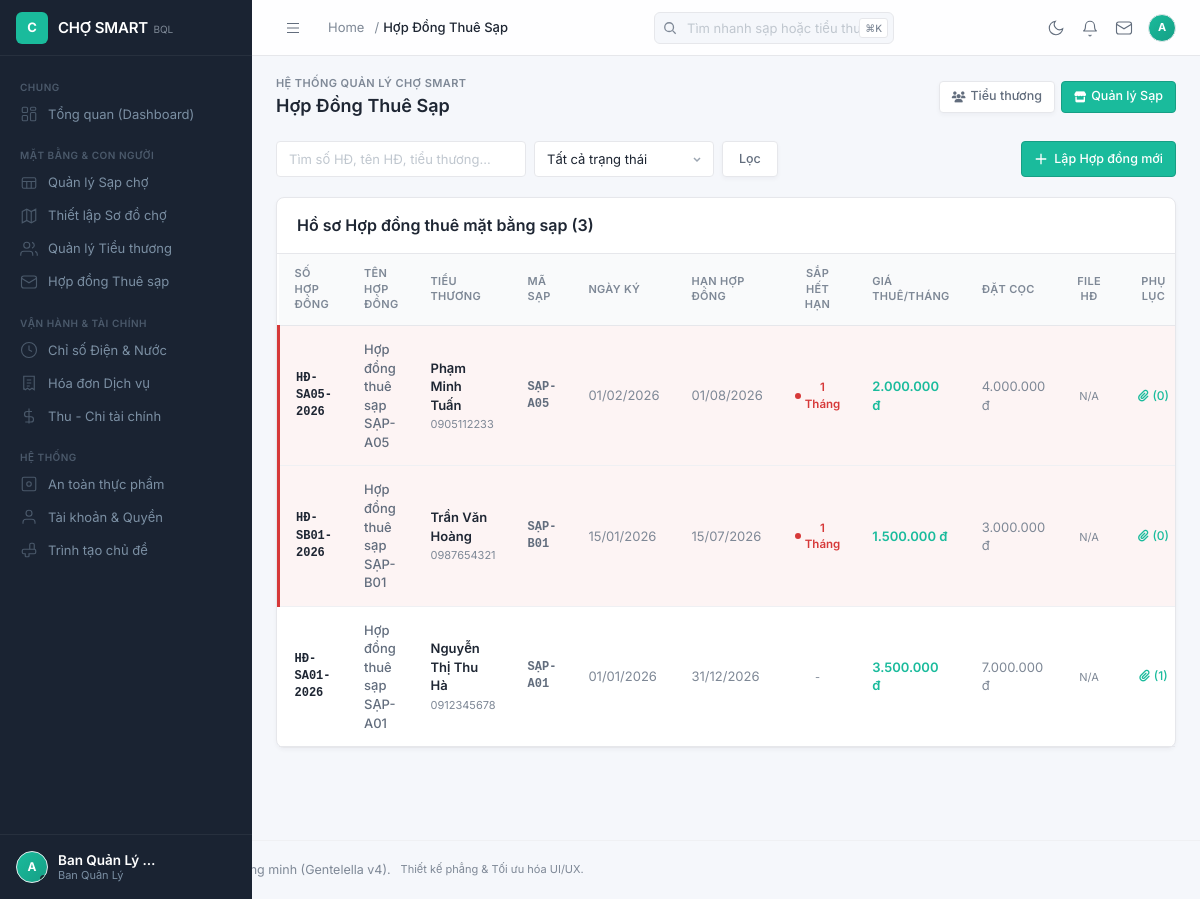
Page /admin/contracts (signed in) on the committed database.
### tables this page shows
CREATE TABLE `contracts` (
    `id` INT AUTO_INCREMENT PRIMARY KEY,
    `trader_id` INT NOT NULL,
    `stall_id` INT NOT NULL,
    `contract_number` VARCHAR(100) NOT NULL UNIQUE,
    `name` VARCHAR(255) NOT NULL,
    `description` TEXT NULL,
    `contract_file` VARCHAR(255) NULL,
    `start_date` DATE NOT NULL,
    `end_date` DATE NOT NULL,
    `deposit` DECIMAL(15, 2) NOT NULL DEFAULT 0,  
    `status_id` INT NOT NULL DEFAULT 11,
    `created_at` TIMESTAMP DEFAULT CURRENT_TIMESTAMP,
    `updated_at` TIMESTAMP DEFAULT CURRENT_TIMESTAMP ON UPDATE CURRENT_TIMESTAMP,
    FOREIGN KEY (`trader_id`) REFERENCES `traders`(`id`) ON DELETE RESTRICT,
    FOREIGN KEY (`stall_id`) REFERENCES `stalls`(`id`) ON DELETE RESTRICT,
    FOREIGN KEY (`status_id`) REFERENCES `system_statuses`(`id`)
);

CREATE TABLE `traders` (
    `id` INT AUTO_INCREMENT PRIMARY KEY,
    `trader_code` VARCHAR(50) NOT NULL UNIQUE,
    `fullname` VARCHAR(100) NOT NULL,
    `phone` VARCHAR(15) NOT NULL,
    `cccd` VARCHAR(20) NOT NULL UNIQUE,
    `business_line_id` INT NULL,
    `address` TEXT NULL,
    `description` TEXT NULL,            
    `license_file` TEXT NULL,           
    `status_id` INT NOT NULL,
    `created_at` TIMESTAMP DEFAULT CURRENT_TIMESTAMP,
    `updated_at` TIMESTAMP DEFAULT CURRENT_TIMESTAMP ON UPDATE CURRENT_TIMESTAMP,
    FOREIGN KEY (`status_id`) REFERENCES `system_statuses`(`id`) ON DELETE RESTRICT,
    FOREIGN KEY (`business_line_id`) REFERENCES `business_lines`(`id`) ON DELETE SET NULL
);

CREATE TABLE `stalls` (
    `id` INT AUTO_INCREMENT PRIMARY KEY,
    `area_id` INT NOT NULL,
    `stall_code` VARCHAR(50) NOT NULL UNIQUE,  
    `stall_type` VARCHAR(100) NOT NULL DEFAULT 'Quầy hàng',  
    `area_size` DECIMAL(10, 2) NOT NULL,  
    `base_price` DECIMAL(15, 2) NOT NULL,  
    `status_id` INT NOT NULL DEFAULT 3,  
    `map_coordinate_x` INT NULL,  
    `map_coordinate_y` INT NULL,  
    `created_at` TIMESTAMP DEFAULT CURRENT_TIMESTAMP,
    `updated_at` TIMESTAMP DEFAULT CURRENT_TIMESTAMP ON UPDATE CURRENT_TIMESTAMP,
    FOREIGN KEY (`area_id`) REFERENCES `areas`(`id`) ON DELETE CASCADE,
    FOREIGN KEY (`status_id`) REFERENCES `system_statuses`(`id`) ON DELETE RESTRICT
);

### index.php (called while the page is built, shortened)
<?php
spl_autoload_register(function ($className) {
    $classFileApp1 = DIR_APP . '/' . $className . '.class.php';
    $classFileApp2 = DIR_APP . '/' . $className . '.php';
    if (file_exists($classFileApp1)) {
        return;
    } elseif (file_exists($classFileApp2)) {
        require_once $classFileApp2;
        return;
    }
    $classFileModel = DIR_MODEL . '/' . $className . '.php';
    if (file_exists($classFileModel)) {
        return;
    }
    $classFileController = DIR_CONTROLLER . '/' . $className . '.php';
    if (file_exists($classFileController)) {
        return;
    }
});
try {
    $router = new router();
    $router->dispatch();
} catch (Exception $e) {
    echo "<h1>Hệ thống gặp sự cố</h1>";
    echo "<p>" . $e->getMessage() . "</p>";
}

### application/database.class.php (called while the page is built, shortened)
<?php
class database {
    private static $instance = null;
    private $conn;
    private function __construct() {
        $dsn = "mysql:host=" . DB_HOST . ";port=" . DB_PORT . ";dbname=" . DB_NAME . ";charset=utf8mb4";
        $options = [
            PDO::ATTR_ERRMODE            => PDO::ERRMODE_EXCEPTION,
            PDO::ATTR_DEFAULT_FETCH_MODE => PDO::FETCH_ASSOC,
            PDO::ATTR_EMULATE_PREPARES   => false,
        ];
        try {
            $this->conn = new PDO($dsn, DB_USER, DB_PASS, $options);
        } catch (PDOException $e) {
            throw new Exception("Kết nối Database thất bại: " . $e->getMessage());
        }
    }
    public static function getInstance() {
        if (self::$instance === null) {
            self::$instance = new self();
        }
        return self::$instance;
    }
    public function query($sql, $params = []) {
        $stmt = $this->conn->prepare($sql);
        $stmt->execute($params);
        return $stmt;
    }
    public function select($sql, $params = []) {
        $stmt = $this->query($sql, $params);
        return $stmt->fetchAll();
    }
    public function selectOne($sql, $params = []) {
        $stmt = $this->query($sql, $params);
        return $stmt->fetch();
    }
}

### model/contractModel.php (called while the page is built, shortened)
<?php
class contractModel {
    private $db;
    public function __construct() {
        $this->db = database::getInstance();
    }
    public function getAll($status = null, $search = null) {
        $sql = "SELECT c.*, t.fullname AS trader_name, t.phone AS trader_phone, s.stall_code, s.base_price AS price, a.area_name,
                       ss.code AS status_code, ss.status_name, sc.color_class,
                       DATEDIFF(c.end_date, CURRENT_DATE) AS days_remaining
                FROM contracts c
                LEFT JOIN traders t ON c.trader_id = t.id
                LEFT JOIN stalls s ON c.stall_id = s.id
                LEFT JOIN areas a ON s.area_id = a.id
                LEFT JOIN system_statuses ss ON c.status_id = ss.id
                LEFT JOIN status_colors sc ON ss.color_id = sc.id
                WHERE ss.code != '99' AND (t.id IS NULL OR t.status_id != (SELECT id FROM system_statuses WHERE domain = 'trader' AND code = '99'))";
        $params = [];
        $sql .= " ORDER BY c.id DESC";
        return $this->db->select($sql, $params);
    }
}

### template/backend/contract/table_rows.php (the view, shortened to what this page needs)
<?php if (!empty($contracts)): ?>
    <?php foreach ($contracts as $contract): ?>
        <?php
            $warningBadge = '';
            $rowStyle = 'border-bottom: 1px solid var(--border-color);';
            if ($contract['status_code'] === 'active') {
                $days = (int)$contract['days_remaining'];
                if ($days <= 30) {
                    $warningBadge = '<span class="status status-red" style="font-weight: 600;">1 Tháng</span>';
                    $rowStyle = 'border-bottom: 1px solid var(--border-color); background-color: rgba(211, 47, 47, 0.05); border-left: 3px solid var(--red);';
                } elseif ($days <= 60) {
                    $warningBadge = '<span class="status status-orange" style="font-weight: 600; color: #e65100; background-color: #ffe0b2;">2 Tháng</span>';
                } elseif ($days <= 90) {
                    $warningBadge = '<span class="status status-yellow" style="font-weight: 600; color: #f57f17; background-color: #fffde7;">3 Tháng</span>';
                }
            }
            $db = database::getInstance();
            $appCountRes = $db->selectOne("SELECT COUNT(*) as count FROM contract_appendices WHERE contract_id = :id", ['id' => $contract['id']]);
            $appCount = $appCountRes['count'] ?? 0;
        ?>
        <tr style="<?php echo $rowStyle; ?>">
            <td class="cell-mono" style="padding: 14px 16px; font-weight: 600; color: var(--text-heading);">
                <?php echo htmlspecialchars($contract['contract_number']); ?>
            </td>
            <td style="padding: 14px 16px; font-weight: 500;">
                <?php echo htmlspecialchars($contract['name']); ?>
            </td>
            <td style="padding: 14px 16px; font-weight: 600; color: var(--text-heading);">
                <?php echo htmlspecialchars($contract['trader_name']); ?><br>
                <small style="color: var(--text-muted); font-size: 11px; font-weight: normal;"><?php echo htmlspecialchars($contract['trader_phone']); ?></small>
            </td>
            <td class="cell-mono" style="padding: 14px 16px; font-weight: 600;">
                <?php echo htmlspecialchars($contract['stall_code']); ?>
            </td>
            <td style="padding: 14px 16px; color: var(--text-muted);">
                <?php echo date('d/m/Y', strtotime($contract['start_date'])); ?>
            </td>
            <td style="padding: 14px 16px; color: <?php echo ($contract['status_code'] === 'expired') ? 'var(--red)' : 'var(--text-muted)'; ?>; font-weight: <?php echo ($contract['status_code'] === 'expired') ? '600' : 'normal'; ?>;">
                <?php echo date('d/m/Y', strtotime($contract['end_date'])); ?>
            </td>
            <td style="padding: 14px 16px; text-align: center;">
                <?php echo $warningBadge ?: '<span style="color: var(--text-muted); font-size: 11px;">-</span>'; ?>
            </td>
            <td style="padding: 14px 16px; font-weight: 600; color: var(--primary);">
                <?php echo number_format($contract['price'], 0, ',', '.'); ?> đ
            </td>
            <td style="padding: 14px 16px; color: var(--text-muted);">
                <?php echo number_format($contract['deposit'], 0, ',', '.'); ?> đ
            </td>
            <td style="padding: 14px 16px; text-align: center;">
                <?php if (!empty($contract['contract_file'])): ?>
                    <a href="<?php echo BASE_URL . 'uploads/contracts/' . htmlspecialchars($contract['contract_file']); ?>" target="_blank" style="color: var(--red); font-size: 16px;" title="Tải file PDF hợp đồng">
                        <i class="fa-solid fa-file-pdf"></i>
                    </a>
                <?php else: ?>
                    <span style="color: var(--text-muted); font-size: 11px;">N/A</span>
                <?php endif; ?>
            </td>
            <td style="padding: 14px 16px; text-align: center;">
                <button class="btn btn-ghost btn-sm" onclick="viewAppendices(<?php echo $contract['id']; ?>, '<?php echo htmlspecialchars($contract['contract_number']); ?>')" style="padding: 4px; color: var(--primary); display: inline-flex; align-items: center; gap: 4px;" title="Xem phụ lục hợp đồng">
                    <i class="fa-solid fa-paperclip"></i> (<?php echo $appCount; ?>)
                </button>
            </td>
        </tr>
    <?php endforeach; ?>
<?php else: ?>
    <tr>
        <td colspan="13" style="padding: 30px; text-align: center; color: var(--text-muted);">Không có dữ liệu hợp đồng.</td>
    </tr>
<?php endif; ?>

### rows in the picture
contracts: contract_number "HĐ-SA05-2026", name "Hợp đồng thuê sạp SẠP-A05", trader.fullname "Phạm Minh Tuấn", trader.phone "0905112233", stall.stall_code "SẠP-A05", start_date "01/02/2026", end_date "01/08/2026", shows "1 Tháng", stall.base_price "2.000.000", deposit "4.000.000", shows "N/A", appCount "0"
contracts: contract_number "HĐ-SB01-2026", name "Hợp đồng thuê sạp SẠP-B01", trader.fullname "Trần Văn Hoàng", trader.phone "0987654321", stall.stall_code "SẠP-B01", start_date "15/01/2026", end_date "15/07/2026", shows "1 Tháng", stall.base_price "1.500.000", deposit "3.000.000", shows "N/A", appCount "0"
contracts: contract_number "HĐ-SA01-2026", name "Hợp đồng thuê sạp SẠP-A01", trader.fullname "Nguyễn Thị Thu Hà", trader.phone "0912345678", stall.stall_code "SẠP-A01", start_date "01/01/2026", end_date "31/12/2026", warningBadge "-", stall.base_price "3.500.000", deposit "7.000.000", shows "N/A", appCount "1"

### other values in the picture
substr(session::get('username', 'Q'), 0, 1) "A"
session::get('user_fullname', 'BQL Chợ') "Ban Quản Lý…"
$title "Hợp Đồng Thuê Sạp"
count($contracts) "3"
